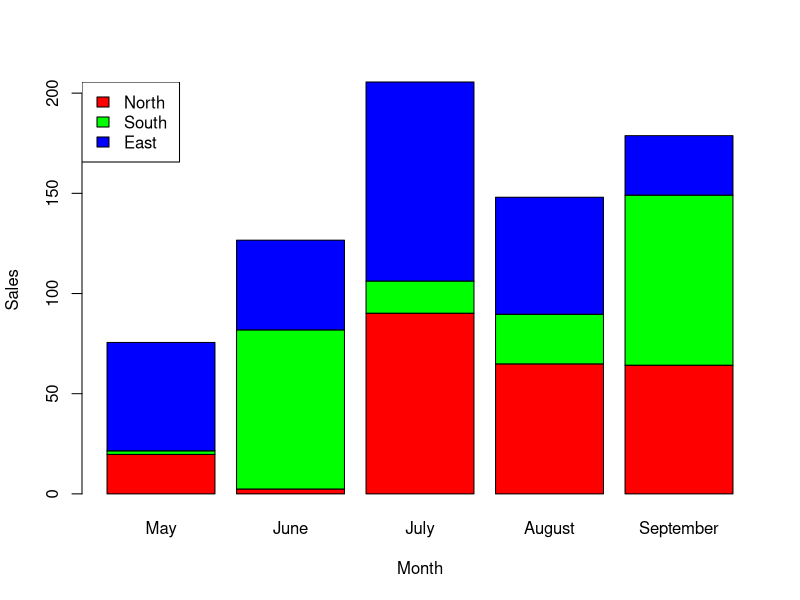
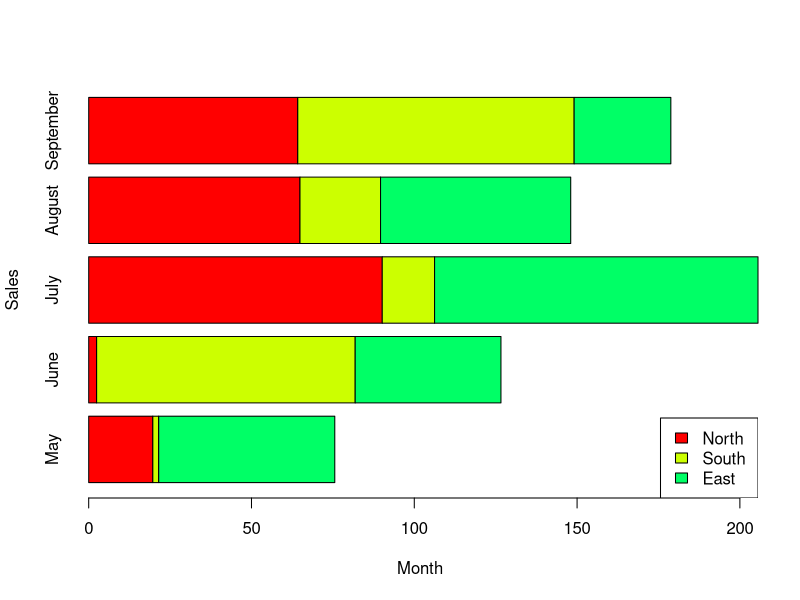
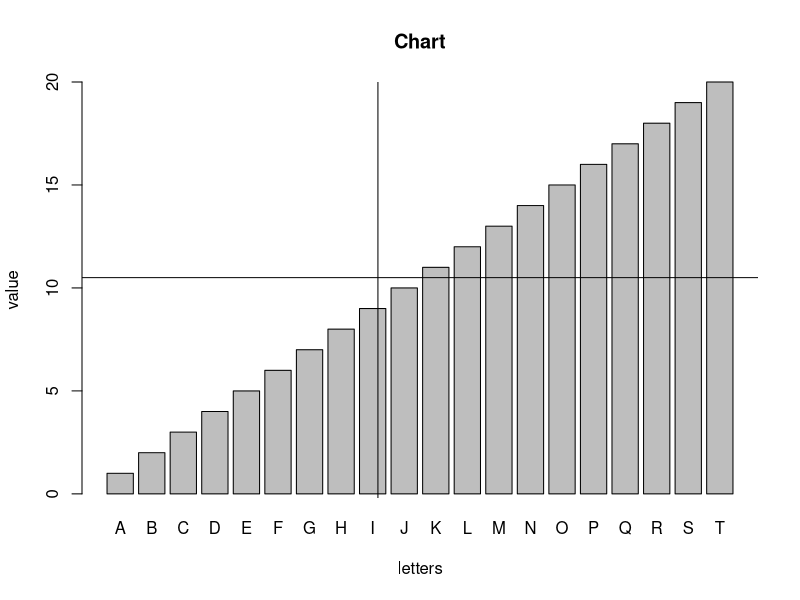
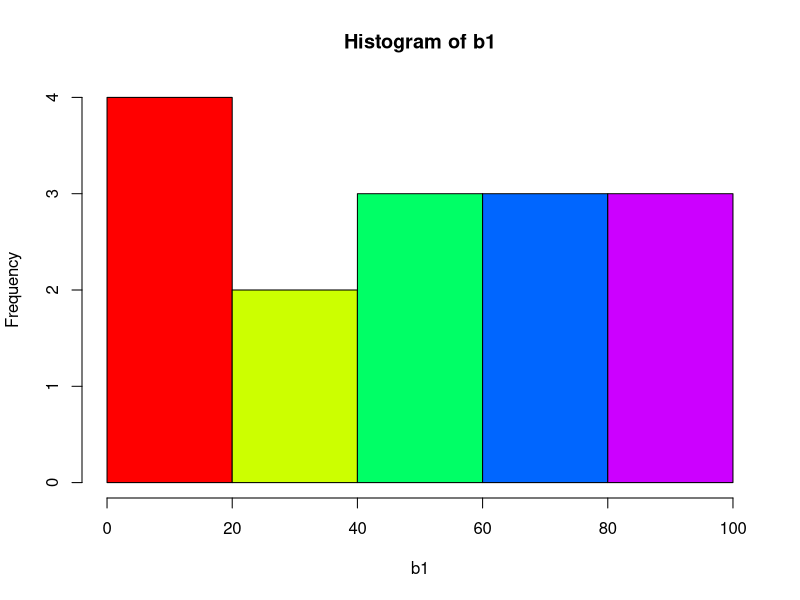
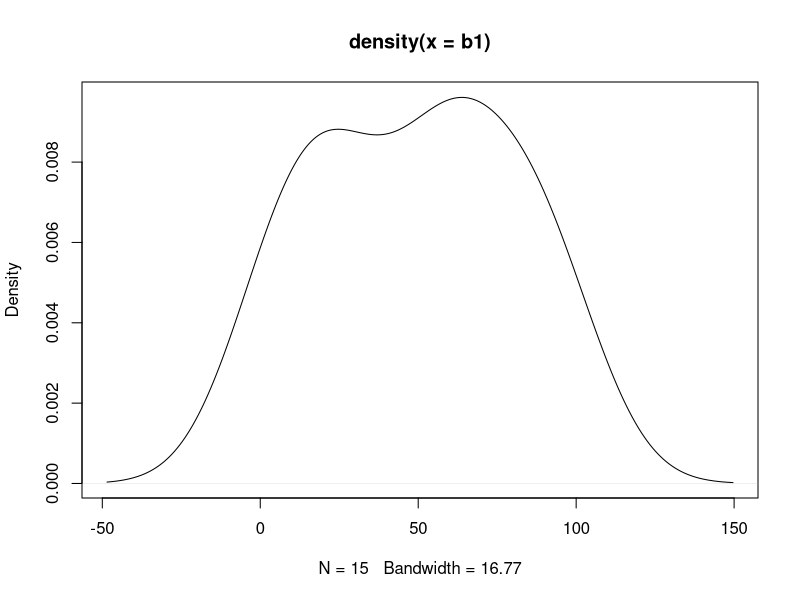
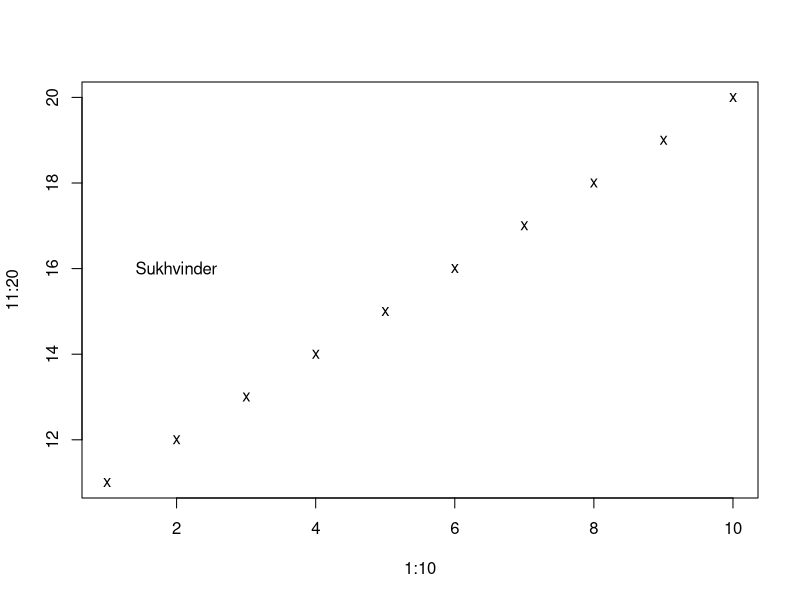
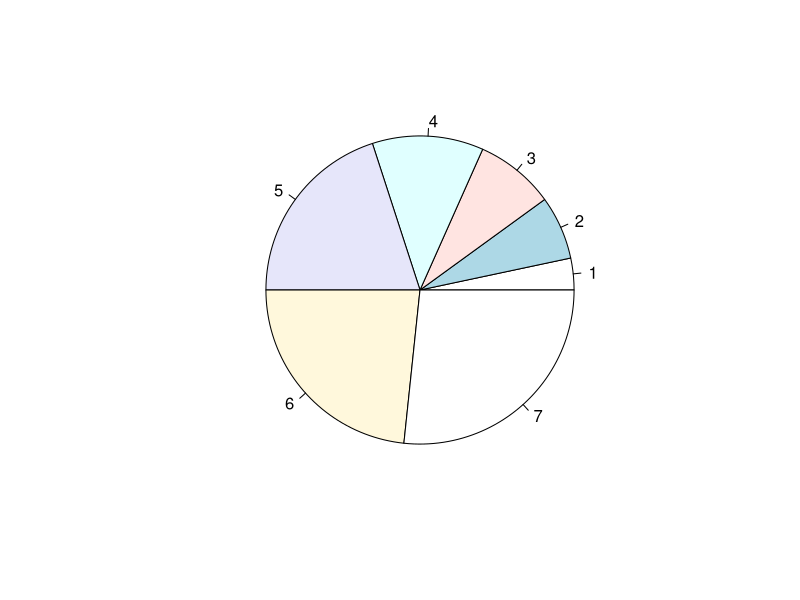
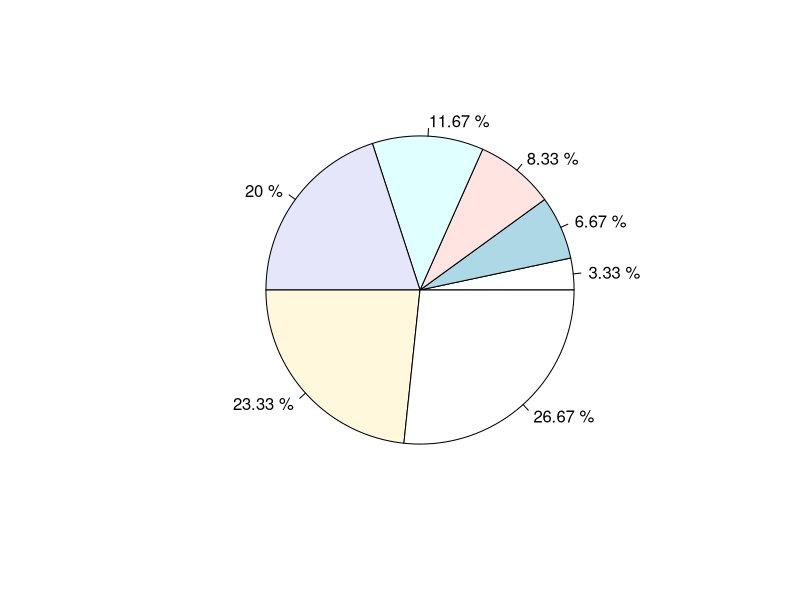

These charts were generated, in order, by the following R code:
# Set terminal width
options("width" = 500)

# Random numbers
b1 <- runif(15, 1, 100)
m1 <- matrix(b1, ncol = 5)

rownames(m1) <- c("North", "South ", "East")
colnames(m1) <- c("May", "June", "July", "August", "September")

# Define colors
color <- c("red", "green", "blue")

# Define bar plot
barplot(m1, col = color, xlab = "Month", ylab = "Sales")
# Define legend
legend("topleft", fill = color, rownames(m1))

barplot(m1, col = rainbow(5), xlab = "Month", ylab = "Sales", horiz = TRUE)
legend("bottomright", fill = rainbow(5), rownames(m1))

# Define bar plot with letters and numbers
v1 <- 1:20
y1 <- LETTERS[1:20]
barplot(v1, xlab = "letters", ylab = "value", main = "Chart", names.arg = y1)

# Adding horizontal line
abline(h = mean(v1))

# Adding vertical line
abline(v = mean(v1))

# Histogram
hist(b1, col = rainbow(5))

# Density plot
plot(density(b1))

# Saving file
png(file = "files/sample-histogram.png")
hist(b1, col = rainbow(5))
dev.off()

# Scatter plot
plot(1:10, 11:20, pch = "x")

# Get coordinates on click
locator(1)
text(2, 16, "Sukhvinder")

# Pie chart
pie_data <- c(2, 4, 5, 7, 12, 14, 16)
pie(pie_data)

# Defining labels for pie chart
k1 <- pie_data * 100 / sum(pie_data)
pie(pie_data, labels = paste(round(k1, 2), "%"))

# Making box plot
d1 <- trees
boxplot(d1)

d1 <- trees

# Strip chart
stripchart(d1$Height, method = "overplot")
stripchart(d1$Height, method = "jitter")

# Curves
curve(sin, -2 * pi, 2 * pi, col = "red")
curve(cos, -2 * pi, 2 * pi, col = "blue", add = TRUE)

# Curves with different functions
curve(x^3, -2, 2, col = "red")
curve(x^2, -2, 2, col = "blue", add = TRUE)

# Creating grid
par(mfrow = c(2, 2))
plot(d1$Height, d1$Girth, type = "b")
boxplot(d1$Girth)
stripchart(d1$Height, method = "jitter")
plot(d1$Height, d1$Volume, pch = "v")

# Creating polygons
plot(1:8, 1:8, type = "n")
polygon(c(2, 6, 6, 2), c(3, 3, 6, 7), col = "blue")

x <- matrix(rep(1:10, 10), byrow = TRUE, ncol = 10)
y <- matrix(rep(1:10, 10), ncol = 10)
z <- x^2 + y^2

# Creating perspective
persp(volcano, col = "green")
